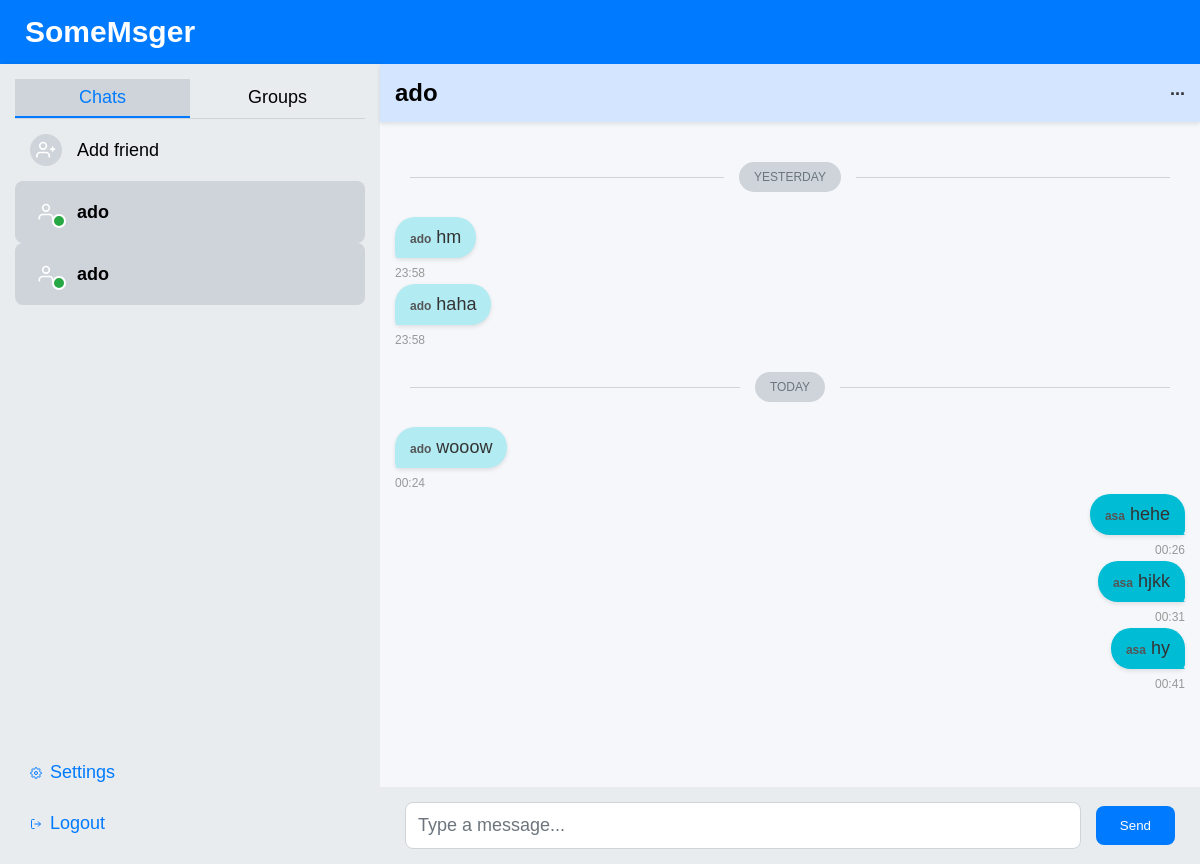
The app's page /chats/ado (signed in) with its own data.
### tables this page shows
CREATE TABLE users (
        id INTEGER PRIMARY KEY AUTOINCREMENT,
        email TEXT UNIQUE NOT NULL,
        username TEXT UNIQUE NOT NULL,
        password TEXT NOT NULL,
        name TEXT,
        surname TEXT,
        age INTEGER,
        interests TEXT
    );

CREATE TABLE messages (
        id INTEGER PRIMARY KEY AUTOINCREMENT,
        sender_id INTEGER,
        receiver_id INTEGER,
        content TEXT,
        timestamp TEXT,
        is_group BOOLEAN,
        group_id INTEGER,
        FOREIGN KEY(sender_id) REFERENCES users(id),
        FOREIGN KEY(receiver_id) REFERENCES users(id),
        FOREIGN KEY(group_id) REFERENCES groups(id)
    );

### app.py (the view)
@app.route('/chats/<username>')
def chat_user(username):
    if 'user_id' not in session:
        return redirect(url_for('login'))
    conn = sqlite3.connect('database.db')
    c = conn.cursor()
    c.execute("SELECT id, name, surname, age, interests FROM users WHERE username = ?", (username,))
    friend = c.fetchone()
    if not friend:
        conn.close()
        return redirect(url_for('chats'))
    c.execute("SELECT m.*, u.username FROM messages m JOIN users u ON m.sender_id = u.id WHERE ((m.sender_id = ? AND m.receiver_id = ?) OR (m.sender_id = ? AND m.receiver_id = ?)) AND m.is_group = 0",
              (session['user_id'], friend[0], friend[0], session['user_id']))
    messages = c.fetchall()
    c.execute("SELECT friend_id FROM friends WHERE user_id = ? AND status = 'accepted'", (session['user_id'],))
    friends = c.fetchall()
    friend_list = []
    for f in friends:
        c.execute("SELECT username FROM users WHERE id = ?", (f[0],))
        friend_list.append(c.fetchone()[0])
    c.execute("SELECT g.id, g.name FROM groups g JOIN group_members gm ON g.id = gm.group_id WHERE gm.user_id = ?", (session['user_id'],))
    groups = c.fetchall()
    conn.close()
    today_date = datetime.now().strftime("%b %d, %Y")
    yesterday = datetime.now() - timedelta(days=1)
    yesterday_date = yesterday.strftime("%b %d, %Y")
    return render_template('chat_user.html', username=username, friend=friend, messages=messages, friends=friend_list, groups=groups, session=session, today_date=today_date, yesterday_date=yesterday_date)

### app.py (called while the page is built)
@app.before_request
def before_request():
    if request.path.startswith('/socket.io/'):
        return
    if not session.get('user_id') and request.endpoint not in ('index', 'login', 'register', 'verify_code', 'forgot_password', 'reset_password'):
        return redirect(url_for('login'))

### templates/chat_user.html (shortened to what this page needs)
<!DOCTYPE html>
<html lang="en">
<head>
    <link rel="stylesheet" href="/static/styles.css">
</head>
<body class="chats">
    <header>
        <div class="logo">SomeMsger</div>
    </header>
    <div class="app-container">
        <div class="sidebar">
            <div class="tabs">
                <a href="/chats" class="tab active">Chats</a>
                <a href="/groups" class="tab">Groups</a>
            </div>
            <div class="chat-list">
                <a href="/search" class="chat-item">
                    <div class="avatar">
                        <svg viewBox="0 0 24 24" fill="none" stroke="currentColor" stroke-width="2">
                            <path d="M16 21v-2a4 4 0 0 0-4-4H5a4 4 0 0 0-4 4v2"/>
                            <circle cx="8.5" cy="7" r="4"/>
                            <line x1="20" y1="8" x2="20" y2="14"/>
                            <line x1="23" y1="11" x2="17" y2="11"/>
                        </svg>
                    </div>
                    <div class="chat-info">
                        <span class="chat-name">Add friend</span>
                    </div>
                </a>
                {% for friend in friends %}
                    <a href="/chats/{{ friend }}" class="chat-item {{ 'active' if friend == username }}">
                        <div class="avatar">
                            <svg viewBox="0 0 24 24" fill="none" stroke="currentColor" stroke-width="2">
                                <path d="M20 21v-2a4 4 0 0 0-4-4H8a4 4 0 0 0-4 4v2"/>
                                <circle cx="12" cy="7" r="4"/>
                            </svg>
                        </div>
                        <div class="chat-info">
                            <span class="chat-name">{{ friend }}</span>
                        </div>
                        {% if friend == username %}
                            <span class="online-dot"></span>
                        {% endif %}
                    </a>
                {% endfor %}
            </div>
            <a href="/settings/profile" class="sidebar-link">
                Settings
            </a>
            <a href="/logout" class="sidebar-link">
                <svg viewBox="0 0 24 24" fill="none" stroke="currentColor" stroke-width="2">
                    <path d="M9 21H5a2 2 0 0 1-2-2V5a2 2 0 0 1 2-2h4M16 17l5-5-5-5M21 12H9"/>
                </svg>
                Logout
            </a>
        </div>
        <div class="chat-container">
            <header class="chat-header">
                <h2>{{ username }}</h2>
                <div class="header-actions">
                </div>
            </header>
            <div class="messages" id="messages">
                {% set messages_by_date = {} %}
                {% for message in messages %}
                    {% set timestamp_parts = message[4].split(' ') %}
                    {% if timestamp_parts|length >= 4 %}
                        {% set time_only = timestamp_parts[3] %}
                    {% else %}
                        {% set time_only = message[4] %}
                    {% endif %}
                {% endfor %}
                {% for date, date_messages in messages_by_date.items() %}
                    {% set is_today = date == today_date %}
                    {% set is_yesterday = date == yesterday_date %}
                    <div class="date-divider">
                        <span>
                            {% if is_today %}
                                Today
                            {% elif is_yesterday %}
                                Yesterday
                            {% else %}
                                {{ date }}
                            {% endif %}
                        </span>
                    </div>
                    <div class="message-block">
                        {% for message in date_messages %}
                            <div class="message {{ 'sent' if message.sender_id == session.user_id else 'received' }}" data-message-id="{{ message.id }}">
                                <div class="bubble">
                                    <span class="sender">{{ message.sender_username }}</span>
                                    <span class="content">{{ message.content }}</span>
                                </div>
                                <span class="timestamp">{{ message.time_only }}</span>
                            </div>
                        {% endfor %}
                    </div>
                {% endfor %}
            </div>
            <form class="message-form" onsubmit="sendMessage(event, '{{ username }}', false)">
                <input type="text" id="message-input" placeholder="Type a message..." autocomplete="off">
                <button type="submit">Send</button>
            </form>
        </div>
    </div>
</body>
</html>

### static/themes.css (style rules this page uses)
:root { --background-color: #f0f2f5; --text-color: #000; --sidebar-bg: #e8ecef; --sidebar-shadow: 2px 0 5px rgba(0, 0, 0, 0.1); --sidebar-heading: #000; --chat-item-bg: transparent; --chat-item-hover-bg: #d1d5da; --chat-item-active-bg: #ced4da; --chat-item-text: #000; --sidebar-link-text: #007bff; --sidebar-link-hover-bg: #d1d5da; --chat-header-bg: #d4e6ff; --chat-header-text: #000000; --chat-header-text-hover: #4f4f4f; --messages-bg: #f5f7fa; --bubble-sent-bg: #00bcd4; --bubble-sent-tail: #00bcd4; --bubble-received-bg: #b2ebf2; --bubble-received-tail: #b2ebf2; --sender-text: #555; --content-text: #333; --timestamp-text: #999; --message-form-bg: #e9ecef; --input-bg: #fff; --input-border: #ced4da; --input-placeholder: #6c757d; --input-text: #000; --button-bg: #007bff; --button-text: #fff; --button-hover-bg: #0056b3; --modal-bg: rgba(0, 0, 0, 0.5); --modal-content-bg: #fff; --modal-content-text: #000; --modal-button-bg: #007bff; --modal-button-hover-bg: #0056b3; --modal-close-bg: #6c757d; --modal-close-hover-bg: #5a6268; --edit-form-input-bg: #fff; --edit-form-input-text: #000; --member-item-border: #ced4da; --member-item-text: #000; --remove-button-bg: #dc3545; --remove-button-hover-bg: #c82333; --add-member-form-bg: #f8f9fa; --container-bg: #fff; --container-shadow: 0 4px 12px rgba(0, 0, 0, 0.1); --header-bg: #007bff; --header-text: #fff; --nav-link-text: #fff; --settings-label-text: #000; --settings-input-bg: #fff; --settings-input-text: #000; --link-text: #007bff; --index-bg: linear-gradient(135deg, #e6f0fa 0%, #b3cde0 100%); --index-h1-text: #fff; --index-h2-text: #6c757d; --index-footer-text: #6c757d; --error-text: #dc3545; --suggestion-item-bg: #f8f9fa; --suggestion-item-border: #e9ecef; --suggestion-item-text: #000; --suggestion-item-hover-bg: #e9ecef; --pending-item-bg: #f8f9fa; --pending-item-border: #e9ecef; --pending-item-text: #000; --pending-item-hover-bg: #e9ecef; --accept-button-bg: #28a745; --accept-button-hover-bg: #218838; --friend-item-bg: #f8f9fa; --friend-item-border: #e9ecef; --friend-item-text: #000; --friend-item-hover-bg: #e9ecef; --message-actions-text: #555; --dropdown-bg: #fff; --dropdown-border: #ced4da; --dropdown-shadow: 0 2px 5px rgba(0,0,0,0.2); --dropdown-item-text: #000; --dropdown-item-hover-bg: #f0f0f0; --header-actions-text: #333; --dialog-bg: #fff; --dialog-shadow: 0 0 10px rgba(0,0,0,0.3); --dialog-overlay-bg: rgba(0,0,0,0.5); --dialog-input-bg: #fff; --dialog-input-text: #000; --date-divider-text: #6c757d; --date-divider-line: #ced4da; --date-divider-bg: #ced4da; }

### static/sizes.css (style rules this page uses)
:root { --font-size-base: 14px; --font-size-heading: 16px; --font-size-title: 18px; --font-size-large: 24px; --padding-small: 5px; --padding-medium: 10px; --padding-large: 20px; --margin-small: 5px; --margin-medium: 10px; --margin-large: 20px; --border-radius: 5px; --avatar-size: 24px; --avatar-icon-size: 16px; --sidebar-width: 300px; --input-padding: 10px; --button-padding: 10px 20px; --modal-width: 80%; --modal-max-width: 500px; --modal-padding: 20px; --modal-max-height: 80vh; --message-margin: 2px 0; --bubble-padding: 8px 12px; --date-divider-margin: 20px 0; }
:root[data-size="medium"] { --font-size-base: 18px; --font-size-heading: 20px; --font-size-title: 24px; --font-size-large: 30px; --padding-small: 8px; --padding-medium: 15px; --padding-large: 25px; --margin-small: 8px; --margin-medium: 15px; --margin-large: 25px; --border-radius: 8px; --avatar-size: 32px; --avatar-icon-size: 20px; --sidebar-width: 350px; --input-padding: 12px; --button-padding: 12px 24px; --modal-width: 85%; --modal-max-width: 600px; --modal-padding: 25px; --modal-max-height: 85vh; --message-margin: 4px 0; --bubble-padding: 10px 15px; --date-divider-margin: 25px 0; }

### records on screen
users: username "ado"
messages: sender_username "ado", content "hm", time_only "23:58"
messages: sender_username "ado", content "haha", time_only "23:58"
messages: sender_username "ado", content "wooow", time_only "00:24"
messages: sender_username "asa", content "hehe", time_only "00:26"
messages: sender_username "asa", content "hjkk", time_only "00:31"
messages: sender_username "asa", content "hy", time_only "00:41"
